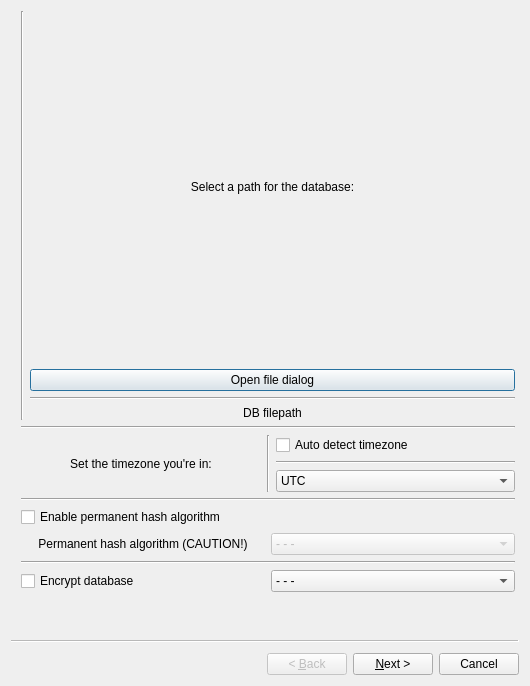
<?xml version="1.0" encoding="UTF-8"?>
<ui version="4.0">
 <class>Wizard</class>
 <widget class="QWizard" name="Wizard">
  <property name="geometry">
   <rect>
    <x>0</x>
    <y>0</y>
    <width>530</width>
    <height>686</height>
   </rect>
  </property>
  <property name="windowTitle">
   <string>Wizard</string>
  </property>
  <widget class="QWizardPage" name="wizardPage1">
   <widget class="QWidget" name="verticalLayoutWidget">
    <property name="geometry">
     <rect>
      <x>10</x>
      <y>0</y>
      <width>494</width>
      <height>581</height>
     </rect>
    </property>
    <layout class="QVBoxLayout" name="verticalLayout">
     <item>
      <layout class="QHBoxLayout" name="horizontalLayout">
       <item>
        <widget class="Line" name="line_6">
         <property name="orientation">
          <enum>Qt::Vertical</enum>
         </property>
        </widget>
       </item>
       <item>
        <layout class="QVBoxLayout" name="verticalLayout_5">
         <item>
          <widget class="QLabel" name="label_uPromptSelectPath">
           <property name="autoFillBackground">
            <bool>true</bool>
           </property>
           <property name="text">
            <string>Select a path for the database:</string>
           </property>
           <property name="alignment">
            <set>Qt::AlignCenter</set>
           </property>
          </widget>
         </item>
         <item>
          <widget class="QPushButton" name="pushButton_openDatabaseFileDialog">
           <property name="text">
            <string>Open file dialog</string>
           </property>
          </widget>
         </item>
         <item>
          <widget class="Line" name="line_5">
           <property name="orientation">
            <enum>Qt::Horizontal</enum>
           </property>
          </widget>
         </item>
         <item>
          <widget class="QLabel" name="label_displayDatabasePath">
           <property name="sizePolicy">
            <sizepolicy hsizetype="Preferred" vsizetype="Fixed">
             <horstretch>0</horstretch>
             <verstretch>0</verstretch>
            </sizepolicy>
           </property>
           <property name="text">
            <string>DB filepath</string>
           </property>
           <property name="alignment">
            <set>Qt::AlignCenter</set>
           </property>
          </widget>
         </item>
        </layout>
       </item>
      </layout>
     </item>
     <item>
      <widget class="Line" name="line">
       <property name="orientation">
        <enum>Qt::Horizontal</enum>
       </property>
      </widget>
     </item>
     <item>
      <layout class="QHBoxLayout" name="horizontalLayout_3">
       <item>
        <widget class="QLabel" name="label_uPromptSelectTimezone">
         <property name="autoFillBackground">
          <bool>true</bool>
         </property>
         <property name="text">
          <string>Set the timezone you're in:</string>
         </property>
         <property name="alignment">
          <set>Qt::AlignCenter</set>
         </property>
        </widget>
       </item>
       <item>
        <widget class="Line" name="line_4">
         <property name="orientation">
          <enum>Qt::Vertical</enum>
         </property>
        </widget>
       </item>
       <item>
        <layout class="QVBoxLayout" name="verticalLayout_3">
         <item>
          <widget class="QCheckBox" name="checkBox_autoTimezone">
           <property name="text">
            <string>Auto detect timezone</string>
           </property>
          </widget>
         </item>
         <item>
          <widget class="Line" name="line_3">
           <property name="orientation">
            <enum>Qt::Horizontal</enum>
           </property>
          </widget>
         </item>
         <item>
          <widget class="QComboBox" name="comboBox_selectTimezone">
           <item>
            <property name="text">
             <string>UTC</string>
            </property>
           </item>
           <item>
            <property name="text">
             <string>Europe / London</string>
            </property>
           </item>
           <item>
            <property name="text">
             <string>Europe / Berlin</string>
            </property>
           </item>
           <item>
            <property name="text">
             <string>Europe / Paris</string>
            </property>
           </item>
           <item>
            <property name="text">
             <string>Europe / Moscow</string>
            </property>
           </item>
           <item>
            <property name="text">
             <string>Asia / Tokyo</string>
            </property>
           </item>
          </widget>
         </item>
        </layout>
       </item>
      </layout>
     </item>
     <item>
      <widget class="Line" name="line_7">
       <property name="orientation">
        <enum>Qt::Horizontal</enum>
       </property>
      </widget>
     </item>
     <item>
      <layout class="QVBoxLayout" name="verticalLayout_6">
       <item>
        <widget class="QCheckBox" name="checkBox_2">
         <property name="text">
          <string>Enable permanent hash algorithm</string>
         </property>
        </widget>
       </item>
       <item>
        <layout class="QHBoxLayout" name="horizontalLayout_2">
         <item>
          <widget class="QLabel" name="label_uSelectPermanentAlgorithm">
           <property name="text">
            <string>Permanent hash algorithm (CAUTION!)</string>
           </property>
           <property name="alignment">
            <set>Qt::AlignCenter</set>
           </property>
          </widget>
         </item>
         <item>
          <widget class="QComboBox" name="comboBox_selectPermanentAlgorithm">
           <property name="enabled">
            <bool>false</bool>
           </property>
           <property name="currentText">
            <string>- - - </string>
           </property>
           <item>
            <property name="text">
             <string>- - - </string>
            </property>
           </item>
           <item>
            <property name="text">
             <string>MD5</string>
            </property>
           </item>
           <item>
            <property name="text">
             <string>SHA-1</string>
            </property>
           </item>
           <item>
            <property name="text">
             <string>SHA256</string>
            </property>
           </item>
           <item>
            <property name="text">
             <string>SHA-3</string>
            </property>
           </item>
           <item>
            <property name="text">
             <string>SHA512</string>
            </property>
           </item>
           <item>
            <property name="text">
             <string>Whirlpool</string>
            </property>
           </item>
           <item>
            <property name="text">
             <string>Blake3</string>
            </property>
           </item>
           <item>
            <property name="text">
             <string>RIPEMD-160</string>
            </property>
           </item>
           <item>
            <property name="text">
             <string>Tiger</string>
            </property>
           </item>
          </widget>
         </item>
        </layout>
       </item>
      </layout>
     </item>
     <item>
      <widget class="Line" name="line_2">
       <property name="orientation">
        <enum>Qt::Horizontal</enum>
       </property>
      </widget>
     </item>
     <item>
      <layout class="QHBoxLayout" name="horizontalLayout_6">
       <item>
        <widget class="QCheckBox" name="checkBox">
         <property name="text">
          <string>Encrypt database</string>
         </property>
        </widget>
       </item>
       <item>
        <widget class="QComboBox" name="comboBox_selectPermanentAlgorithm_2">
         <property name="enabled">
          <bool>true</bool>
         </property>
         <property name="currentText">
          <string>- - - </string>
         </property>
         <item>
          <property name="text">
           <string>- - - </string>
          </property>
         </item>
         <item>
          <property name="text">
           <string>MD5</string>
          </property>
         </item>
         <item>
          <property name="text">
           <string>SHA-1</string>
          </property>
         </item>
         <item>
          <property name="text">
           <string>SHA256</string>
          </property>
         </item>
         <item>
          <property name="text">
           <string>SHA-3</string>
          </property>
         </item>
         <item>
          <property name="text">
           <string>SHA512</string>
          </property>
         </item>
         <item>
          <property name="text">
           <string>Whirlpool</string>
          </property>
         </item>
         <item>
          <property name="text">
           <string>Blake3</string>
          </property>
         </item>
         <item>
          <property name="text">
           <string>RIPEMD-160</string>
          </property>
         </item>
         <item>
          <property name="text">
           <string>Tiger</string>
          </property>
         </item>
        </widget>
       </item>
      </layout>
     </item>
    </layout>
   </widget>
  </widget>
  <widget class="QWizardPage" name="wizardPage2">
   <widget class="QWidget" name="verticalLayoutWidget_3">
    <property name="geometry">
     <rect>
      <x>10</x>
      <y>10</y>
      <width>491</width>
      <height>571</height>
     </rect>
    </property>
    <layout class="QVBoxLayout" name="verticalLayout_4">
     <item>
      <widget class="QLabel" name="label">
       <property name="sizePolicy">
        <sizepolicy hsizetype="Preferred" vsizetype="Fixed">
         <horstretch>0</horstretch>
         <verstretch>0</verstretch>
        </sizepolicy>
       </property>
       <property name="font">
        <font>
         <pointsize>25</pointsize>
        </font>
       </property>
       <property name="text">
        <string>Your configuration</string>
       </property>
       <property name="alignment">
        <set>Qt::AlignCenter</set>
       </property>
      </widget>
     </item>
     <item>
      <layout class="QGridLayout" name="gridLayout">
       <item row="5" column="1">
        <widget class="QLabel" name="label_3">
         <property name="sizePolicy">
          <sizepolicy hsizetype="Preferred" vsizetype="Fixed">
           <horstretch>0</horstretch>
           <verstretch>0</verstretch>
          </sizepolicy>
         </property>
         <property name="text">
          <string>Database path</string>
         </property>
         <property name="alignment">
          <set>Qt::AlignCenter</set>
         </property>
        </widget>
       </item>
       <item row="6" column="1">
        <spacer name="verticalSpacer_2">
         <property name="orientation">
          <enum>Qt::Vertical</enum>
         </property>
         <property name="sizeType">
          <enum>QSizePolicy::Fixed</enum>
         </property>
         <property name="sizeHint" stdset="0">
          <size>
           <width>20</width>
           <height>20</height>
          </size>
         </property>
        </spacer>
       </item>
       <item row="0" column="2">
        <spacer name="verticalSpacer_10">
         <property name="orientation">
          <enum>Qt::Vertical</enum>
         </property>
         <property name="sizeType">
          <enum>QSizePolicy::Fixed</enum>
         </property>
         <property name="sizeHint" stdset="0">
          <size>
           <width>20</width>
           <height>20</height>
          </size>
         </property>
        </spacer>
       </item>
       <item row="1" column="2">
        <widget class="QLabel" name="label_8">
         <property name="sizePolicy">
          <sizepolicy hsizetype="Preferred" vsizetype="Fixed">
           <horstretch>0</horstretch>
           <verstretch>0</verstretch>
          </sizepolicy>
         </property>
         <property name="text">
          <string>- - -</string>
         </property>
         <property name="alignment">
          <set>Qt::AlignCenter</set>
         </property>
        </widget>
       </item>
       <item row="0" column="3">
        <spacer name="horizontalSpacer_10">
         <property name="orientation">
          <enum>Qt::Horizontal</enum>
         </property>
         <property name="sizeType">
          <enum>QSizePolicy::Fixed</enum>
         </property>
         <property name="sizeHint" stdset="0">
          <size>
           <width>40</width>
           <height>20</height>
          </size>
         </property>
        </spacer>
       </item>
       <item row="4" column="0">
        <spacer name="horizontalSpacer_12">
         <property name="orientation">
          <enum>Qt::Horizontal</enum>
         </property>
         <property name="sizeType">
          <enum>QSizePolicy::Fixed</enum>
         </property>
         <property name="sizeHint" stdset="0">
          <size>
           <width>40</width>
           <height>20</height>
          </size>
         </property>
        </spacer>
       </item>
       <item row="4" column="2">
        <spacer name="verticalSpacer_3">
         <property name="orientation">
          <enum>Qt::Vertical</enum>
         </property>
         <property name="sizeType">
          <enum>QSizePolicy::Fixed</enum>
         </property>
         <property name="sizeHint" stdset="0">
          <size>
           <width>20</width>
           <height>20</height>
          </size>
         </property>
        </spacer>
       </item>
       <item row="3" column="1">
        <widget class="QLabel" name="label_6">
         <property name="sizePolicy">
          <sizepolicy hsizetype="Preferred" vsizetype="Fixed">
           <horstretch>0</horstretch>
           <verstretch>0</verstretch>
          </sizepolicy>
         </property>
         <property name="text">
          <string>Current date and time</string>
         </property>
         <property name="alignment">
          <set>Qt::AlignCenter</set>
         </property>
        </widget>
       </item>
       <item row="3" column="0">
        <spacer name="horizontalSpacer_7">
         <property name="orientation">
          <enum>Qt::Horizontal</enum>
         </property>
         <property name="sizeType">
          <enum>QSizePolicy::Fixed</enum>
         </property>
         <property name="sizeHint" stdset="0">
          <size>
           <width>40</width>
           <height>20</height>
          </size>
         </property>
        </spacer>
       </item>
       <item row="1" column="0">
        <spacer name="horizontalSpacer_8">
         <property name="orientation">
          <enum>Qt::Horizontal</enum>
         </property>
         <property name="sizeType">
          <enum>QSizePolicy::Fixed</enum>
         </property>
         <property name="sizeHint" stdset="0">
          <size>
           <width>40</width>
           <height>20</height>
          </size>
         </property>
        </spacer>
       </item>
       <item row="0" column="0">
        <spacer name="horizontalSpacer_9">
         <property name="orientation">
          <enum>Qt::Horizontal</enum>
         </property>
         <property name="sizeType">
          <enum>QSizePolicy::Fixed</enum>
         </property>
         <property name="sizeHint" stdset="0">
          <size>
           <width>40</width>
           <height>20</height>
          </size>
         </property>
        </spacer>
       </item>
       <item row="4" column="1">
        <spacer name="verticalSpacer_4">
         <property name="orientation">
          <enum>Qt::Vertical</enum>
         </property>
         <property name="sizeType">
          <enum>QSizePolicy::Fixed</enum>
         </property>
         <property name="sizeHint" stdset="0">
          <size>
           <width>20</width>
           <height>20</height>
          </size>
         </property>
        </spacer>
       </item>
       <item row="8" column="2">
        <spacer name="verticalSpacer_11">
         <property name="orientation">
          <enum>Qt::Vertical</enum>
         </property>
         <property name="sizeType">
          <enum>QSizePolicy::Fixed</enum>
         </property>
         <property name="sizeHint" stdset="0">
          <size>
           <width>20</width>
           <height>20</height>
          </size>
         </property>
        </spacer>
       </item>
       <item row="2" column="2">
        <spacer name="verticalSpacer_6">
         <property name="orientation">
          <enum>Qt::Vertical</enum>
         </property>
         <property name="sizeType">
          <enum>QSizePolicy::Fixed</enum>
         </property>
         <property name="sizeHint" stdset="0">
          <size>
           <width>20</width>
           <height>20</height>
          </size>
         </property>
        </spacer>
       </item>
       <item row="5" column="2">
        <widget class="QLabel" name="label_4">
         <property name="sizePolicy">
          <sizepolicy hsizetype="Preferred" vsizetype="Fixed">
           <horstretch>0</horstretch>
           <verstretch>0</verstretch>
          </sizepolicy>
         </property>
         <property name="text">
          <string>- - -</string>
         </property>
         <property name="alignment">
          <set>Qt::AlignCenter</set>
         </property>
        </widget>
       </item>
       <item row="3" column="3">
        <spacer name="horizontalSpacer_4">
         <property name="orientation">
          <enum>Qt::Horizontal</enum>
         </property>
         <property name="sizeType">
          <enum>QSizePolicy::Fixed</enum>
         </property>
         <property name="sizeHint" stdset="0">
          <size>
           <width>40</width>
           <height>20</height>
          </size>
         </property>
        </spacer>
       </item>
       <item row="0" column="1">
        <spacer name="verticalSpacer_8">
         <property name="orientation">
          <enum>Qt::Vertical</enum>
         </property>
         <property name="sizeType">
          <enum>QSizePolicy::Fixed</enum>
         </property>
         <property name="sizeHint" stdset="0">
          <size>
           <width>20</width>
           <height>20</height>
          </size>
         </property>
        </spacer>
       </item>
       <item row="7" column="0">
        <spacer name="horizontalSpacer_6">
         <property name="orientation">
          <enum>Qt::Horizontal</enum>
         </property>
         <property name="sizeType">
          <enum>QSizePolicy::Fixed</enum>
         </property>
         <property name="sizeHint" stdset="0">
          <size>
           <width>40</width>
           <height>20</height>
          </size>
         </property>
        </spacer>
       </item>
       <item row="3" column="2">
        <widget class="QLabel" name="label_7">
         <property name="sizePolicy">
          <sizepolicy hsizetype="Preferred" vsizetype="Fixed">
           <horstretch>0</horstretch>
           <verstretch>0</verstretch>
          </sizepolicy>
         </property>
         <property name="text">
          <string>- - -</string>
         </property>
         <property name="alignment">
          <set>Qt::AlignCenter</set>
         </property>
        </widget>
       </item>
       <item row="7" column="1">
        <widget class="QLabel" name="label_2">
         <property name="text">
          <string>Database ready?</string>
         </property>
         <property name="alignment">
          <set>Qt::AlignCenter</set>
         </property>
        </widget>
       </item>
       <item row="5" column="0">
        <spacer name="horizontalSpacer">
         <property name="orientation">
          <enum>Qt::Horizontal</enum>
         </property>
         <property name="sizeType">
          <enum>QSizePolicy::Fixed</enum>
         </property>
         <property name="sizeHint" stdset="0">
          <size>
           <width>40</width>
           <height>20</height>
          </size>
         </property>
        </spacer>
       </item>
       <item row="1" column="1">
        <widget class="QLabel" name="label_5">
         <property name="sizePolicy">
          <sizepolicy hsizetype="Preferred" vsizetype="Fixed">
           <horstretch>0</horstretch>
           <verstretch>0</verstretch>
          </sizepolicy>
         </property>
         <property name="text">
          <string>Timezone</string>
         </property>
         <property name="alignment">
          <set>Qt::AlignCenter</set>
         </property>
        </widget>
       </item>
       <item row="7" column="2">
        <widget class="QProgressBar" name="progressBar">
         <property name="sizePolicy">
          <sizepolicy hsizetype="Preferred" vsizetype="Fixed">
           <horstretch>0</horstretch>
           <verstretch>0</verstretch>
          </sizepolicy>
         </property>
         <property name="value">
          <number>0</number>
         </property>
        </widget>
       </item>
       <item row="2" column="1">
        <spacer name="verticalSpacer_5">
         <property name="orientation">
          <enum>Qt::Vertical</enum>
         </property>
         <property name="sizeType">
          <enum>QSizePolicy::Fixed</enum>
         </property>
         <property name="sizeHint" stdset="0">
          <size>
           <width>20</width>
           <height>20</height>
          </size>
         </property>
        </spacer>
       </item>
       <item row="5" column="3">
        <spacer name="horizontalSpacer_5">
         <property name="orientation">
          <enum>Qt::Horizontal</enum>
         </property>
         <property name="sizeType">
          <enum>QSizePolicy::Fixed</enum>
         </property>
         <property name="sizeHint" stdset="0">
          <size>
           <width>40</width>
           <height>20</height>
          </size>
         </property>
        </spacer>
       </item>
       <item row="4" column="3">
        <spacer name="horizontalSpacer_11">
         <property name="orientation">
          <enum>Qt::Horizontal</enum>
         </property>
         <property name="sizeType">
          <enum>QSizePolicy::Fixed</enum>
         </property>
         <property name="sizeHint" stdset="0">
          <size>
           <width>40</width>
           <height>20</height>
          </size>
         </property>
        </spacer>
       </item>
       <item row="6" column="2">
        <spacer name="verticalSpacer">
         <property name="orientation">
          <enum>Qt::Vertical</enum>
         </property>
         <property name="sizeType">
          <enum>QSizePolicy::Fixed</enum>
         </property>
         <property name="sizeHint" stdset="0">
          <size>
           <width>20</width>
           <height>20</height>
          </size>
         </property>
        </spacer>
       </item>
       <item row="7" column="3">
        <spacer name="horizontalSpacer_3">
         <property name="orientation">
          <enum>Qt::Horizontal</enum>
         </property>
         <property name="sizeType">
          <enum>QSizePolicy::Fixed</enum>
         </property>
         <property name="sizeHint" stdset="0">
          <size>
           <width>40</width>
           <height>20</height>
          </size>
         </property>
        </spacer>
       </item>
       <item row="1" column="3">
        <spacer name="horizontalSpacer_2">
         <property name="orientation">
          <enum>Qt::Horizontal</enum>
         </property>
         <property name="sizeType">
          <enum>QSizePolicy::Fixed</enum>
         </property>
         <property name="sizeHint" stdset="0">
          <size>
           <width>40</width>
           <height>20</height>
          </size>
         </property>
        </spacer>
       </item>
       <item row="8" column="1">
        <spacer name="verticalSpacer_7">
         <property name="orientation">
          <enum>Qt::Vertical</enum>
         </property>
         <property name="sizeType">
          <enum>QSizePolicy::Fixed</enum>
         </property>
         <property name="sizeHint" stdset="0">
          <size>
           <width>20</width>
           <height>20</height>
          </size>
         </property>
        </spacer>
       </item>
       <item row="8" column="3">
        <spacer name="horizontalSpacer_13">
         <property name="orientation">
          <enum>Qt::Horizontal</enum>
         </property>
         <property name="sizeType">
          <enum>QSizePolicy::Fixed</enum>
         </property>
         <property name="sizeHint" stdset="0">
          <size>
           <width>40</width>
           <height>20</height>
          </size>
         </property>
        </spacer>
       </item>
       <item row="8" column="0">
        <spacer name="horizontalSpacer_14">
         <property name="orientation">
          <enum>Qt::Horizontal</enum>
         </property>
         <property name="sizeType">
          <enum>QSizePolicy::Fixed</enum>
         </property>
         <property name="sizeHint" stdset="0">
          <size>
           <width>40</width>
           <height>20</height>
          </size>
         </property>
        </spacer>
       </item>
       <item row="2" column="3">
        <spacer name="horizontalSpacer_15">
         <property name="orientation">
          <enum>Qt::Horizontal</enum>
         </property>
         <property name="sizeType">
          <enum>QSizePolicy::Fixed</enum>
         </property>
         <property name="sizeHint" stdset="0">
          <size>
           <width>40</width>
           <height>20</height>
          </size>
         </property>
        </spacer>
       </item>
       <item row="2" column="0">
        <spacer name="horizontalSpacer_16">
         <property name="orientation">
          <enum>Qt::Horizontal</enum>
         </property>
         <property name="sizeType">
          <enum>QSizePolicy::Fixed</enum>
         </property>
         <property name="sizeHint" stdset="0">
          <size>
           <width>40</width>
           <height>20</height>
          </size>
         </property>
        </spacer>
       </item>
       <item row="6" column="3">
        <spacer name="horizontalSpacer_17">
         <property name="orientation">
          <enum>Qt::Horizontal</enum>
         </property>
         <property name="sizeType">
          <enum>QSizePolicy::Fixed</enum>
         </property>
         <property name="sizeHint" stdset="0">
          <size>
           <width>40</width>
           <height>20</height>
          </size>
         </property>
        </spacer>
       </item>
       <item row="6" column="0">
        <spacer name="horizontalSpacer_18">
         <property name="orientation">
          <enum>Qt::Horizontal</enum>
         </property>
         <property name="sizeType">
          <enum>QSizePolicy::Fixed</enum>
         </property>
         <property name="sizeHint" stdset="0">
          <size>
           <width>40</width>
           <height>20</height>
          </size>
         </property>
        </spacer>
       </item>
      </layout>
     </item>
    </layout>
   </widget>
  </widget>
 </widget>
 <resources/>
 <connections/>
</ui>
